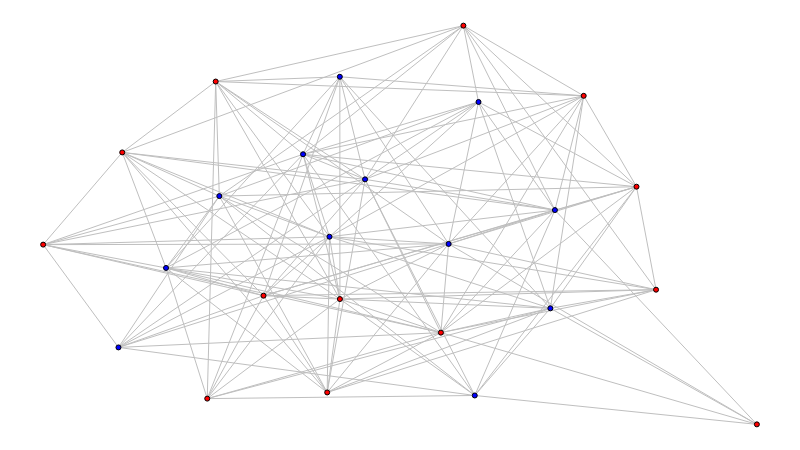

Notebook code cell kept with this figure:
### Markdown cell above
Exemplo de distribuição de tipos de nó:

(esses tipos representam os *agentes* do modelo)

### Code cell
def set_types(g, num_closers=0):
    nodes = list(g.nodes)
    shuffle(nodes)

    for n in nodes[num_closers:]:
        g.nodes[n]['type'] = OPENER

    for n in nodes[:num_closers]:
        g.nodes[n]['type'] = CLOSER

    for n in g.nodes:
        if g.nodes[n]['type'] == OPENER:
            g.nodes[n]['color'] = OPENER_COLOR
        else:
            g.nodes[n]['color'] = CLOSER_COLOR


set_types(g, int(NUM_NODES / 2))

sn.show_graph(g)

### Figure 1 — Plotly figure (JSON) as saved in the notebook; plotly's stock layout.template omitted (floating-point values rounded to 4 significant figures; data arrays with more than 128 entries replaced by an {"elided": "..."} marker saying what was removed)
{"data": [{"hoverinfo": "none", "line": {"color": "rgb(191, 191, 191)", "width": 1}, "mode": "lines", "type": "scatter", "uid": "c603cfd4-ee67-4d7b-9992-75ce5b5c3b71", "x": {"elided": "432 float values"}, "y": {"elided": "432 float values"}}, {"hoverinfo": "none", "marker": {"color": "rgb(0, 0, 255)", "line": {"color": "rgb(0, 0, 0)", "width": 1}, "size": 5}, "mode": "markers+text", "text": [], "textfont": {"color": "rgb(255, 255, 255)"}, "textposition": "middle center", "type": "scatter", "uid": "565c1ace-d6ec-45a8-b871-7fe37c551687", "x": [0.4157, 0.717, 0.451, 0.7107, 0.4012, 0.3642, 0.2469, 0.1722, 0.61, 0.5681, 0.6048, 0.1056], "y": [0.8718, 0.5374, 0.6145, 0.2911, 0.4706, 0.6775, 0.5725, 0.3923, 0.8085, 0.4525, 0.07248, 0.193]}, {"hoverinfo": "none", "marker": {"color": "rgb(255, 0, 0)", "line": {"color": "rgb(0, 0, 0)", "width": 1}, "size": 5}, "mode": "markers+text", "text": [], "textfont": {"color": "rgb(255, 255, 255)"}, "textposition": "middle center", "type": "scatter", "uid": "b101a9bf-469d-480b-923e-7d738132fd91", "x": [0.1108, 0, 0.2299, 0.8587, 0.5888, 0.8314, 0.7574, 0.5573, 1, 0.2418, 0.3088, 0.4158, 0.398], "y": [0.682, 0.4508, 0.06461, 0.3378, 1, 0.5961, 0.824, 0.2301, 0, 0.8598, 0.3227, 0.3143, 0.08008]}], "layout": {"height": 450, "margin": {"b": 0, "l": 0, "r": 0, "t": 0}, "showlegend": false, "width": 800, "xaxis": {"showgrid": false, "showticklabels": false, "zeroline": false}, "yaxis": {"showgrid": false, "showticklabels": false, "zeroline": false}}}
